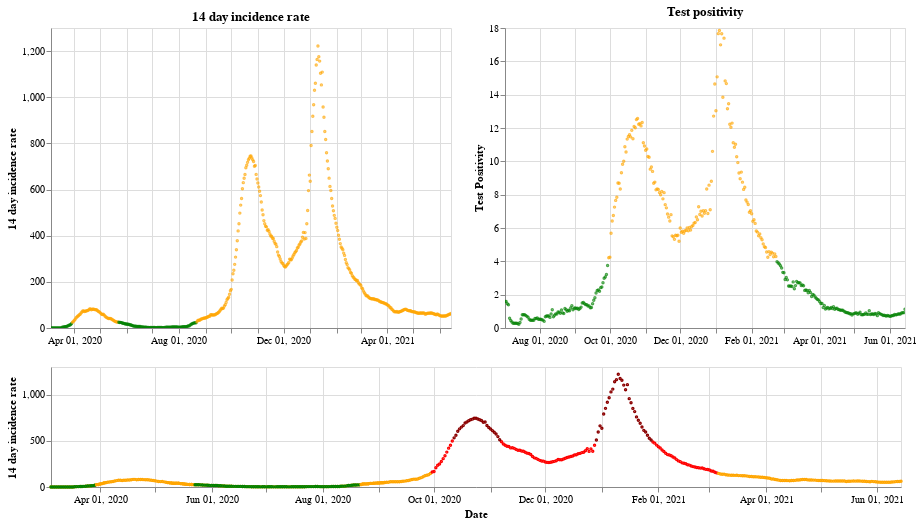

The cell this chart's notebook holds for it:
### Markdown cell above
## Northern Ireland

### Code cell
plot_traffic_light('Northern Ireland')

### Figure 1 — Vega-Lite specification as saved in the notebook (floating-point values rounded to 4 significant figures; data arrays with more than 128 entries replaced by an {"elided": "..."} marker saying what was removed)
{"config": {"view": {"continuousWidth": 400, "continuousHeight": 300}}, "vconcat": [{"hconcat": [{"mark": {"type": "point", "size": 2}, "encoding": {"color": {"condition": {"value": "green", "test": "(datum.twoWeeklyCasesRate <= 25)"}, "value": "orange"}, "tooltip": [{"type": "nominal", "field": "areaName"}, {"type": "temporal", "field": "date"}, {"type": "quantitative", "field": "twoWeeklyCasesRate"}, {"type": "quantitative", "field": "testPositivity"}], "x": {"type": "temporal", "axis": {"title": ""}, "field": "date", "scale": {"domain": {"selection": "DateBrush"}}, "timeUnit": "yearmonthdate"}, "y": {"type": "quantitative", "axis": {"title": "14 day incidence rate"}, "field": "twoWeeklyCasesRate"}}, "title": "14 day incidence rate", "width": 400}, {"mark": {"type": "point", "size": 2}, "encoding": {"color": {"condition": {"value": "green", "test": "(datum.testPositivity <= 4)"}, "value": "orange"}, "tooltip": [{"type": "nominal", "field": "areaName"}, {"type": "temporal", "field": "date"}, {"type": "quantitative", "field": "twoWeeklyCasesRate"}, {"type": "quantitative", "field": "testPositivity"}], "x": {"type": "temporal", "axis": {"title": ""}, "field": "date", "scale": {"domain": {"selection": "DateBrush"}}, "timeUnit": "yearmonthdate"}, "y": {"type": "quantitative", "axis": {"title": "Test Positivity"}, "field": "testPositivity"}}, "title": "Test positivity", "width": 400}]}, {"layer": [{"mark": {"type": "point", "size": 2}, "encoding": {"color": {"condition": {"value": "orange", "test": "((50 && datum.twoWeeklyCasesRate) < 150)"}, "value": "red"}, "opacity": {"condition": {"value": 1, "test": "((50 && datum.twoWeeklyCasesRate) < 500)"}, "value": 0}, "tooltip": [{"type": "nominal", "field": "areaName"}, {"type": "temporal", "field": "date"}, {"type": "quantitative", "field": "twoWeeklyCasesRate"}, {"type": "quantitative", "field": "testPositivity"}], "x": {"type": "temporal", "axis": {"title": "Date"}, "field": "date", "timeUnit": "yearmonthdate"}, "y": {"type": "quantitative", "axis": {"title": "14 day incidence rate"}, "field": "twoWeeklyCasesRate"}}, "selection": {"DateBrush": {"type": "interval", "encodings": ["x"], "fields": ["Time"]}}, "width": 850}, {"mark": {"type": "point", "size": 2}, "encoding": {"color": {"value": "darkred"}, "opacity": {"condition": {"value": 1, "test": "(datum.twoWeeklyCasesRate >= 500)"}, "value": 0}, "tooltip": [{"type": "nominal", "field": "areaName"}, {"type": "temporal", "field": "date"}, {"type": "quantitative", "field": "twoWeeklyCasesRate"}, {"type": "quantitative", "field": "testPositivity"}], "x": {"type": "temporal", "axis": {"title": "Date"}, "field": "date", "timeUnit": "yearmonthdate"}, "y": {"type": "quantitative", "axis": {"title": "14 day incidence rate"}, "field": "twoWeeklyCasesRate"}}, "width": 400}, {"mark": {"type": "point", "size": 2}, "encoding": {"color": {"condition": {"value": "green", "test": "((4 && datum.twoWeeklyCasesRate) < 25)"}, "value": "orange"}, "opacity": {"condition": {"value": 1, "test": "(datum.twoWeeklyCasesRate < 50)"}, "value": 0}, "tooltip": [{"type": "nominal", "field": "areaName"}, {"type": "temporal", "field": "date"}, {"type": "quantitative", "field": "twoWeeklyCasesRate"}, {"type": "quantitative", "field": "testPositivity"}], "x": {"type": "temporal", "axis": {"title": "Date"}, "field": "date", "timeUnit": "yearmonthdate"}, "y": {"type": "quantitative", "axis": {"title": "14 day incidence rate"}, "field": "twoWeeklyCasesRate"}}, "width": 400}], "height": 120, "width": 800}], "data": {"name": "data-61de4d4258dc41e8f24f55f26649bcdc"}, "$schema": "https://vega.github.io/schema/vega-lite/v4.8.1.json", "datasets": {"data-61de4d4258dc41e8f24f55f26649bcdc": {"elided": "467 records"}}}
